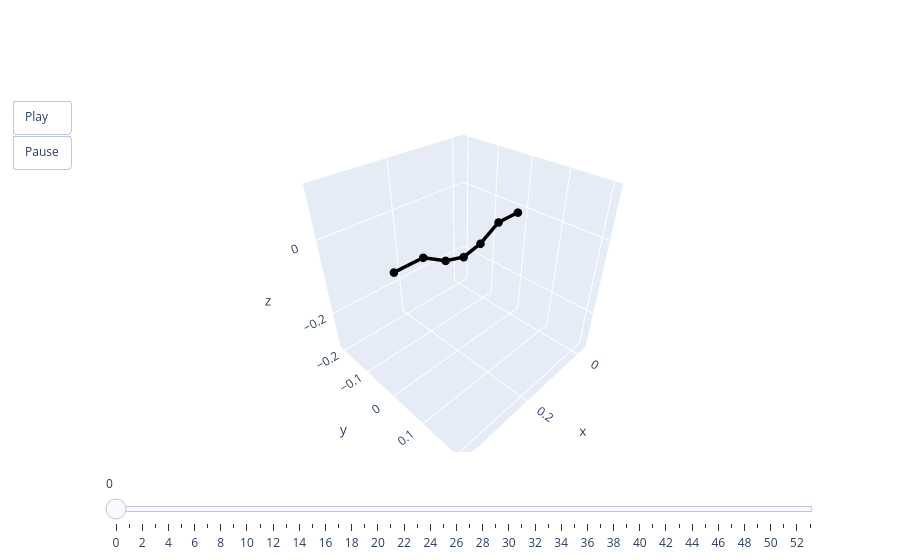

The notebook cell this image was saved under:
### Code cell
animate(pred[0])

### Figure 1 — Plotly figure (JSON) as saved in the notebook; plotly's stock layout.template omitted (floating-point values rounded to 4 significant figures)
{"data": [{"line": {"color": "black", "width": 7}, "marker": {"size": 5}, "mode": "lines+markers", "type": "scatter3d", "x": [0, 0.0688, 0.127, 0.1797, 0.2324, 0.2906, 0.3616], "y": [0, 0, 0, 0, 0, 0, 0], "z": [0, 0, -0.03095, -0.04222, -0.02733, 0.006761, 0.006761]}], "layout": {"scene": {"aspectmode": "cube", "xaxis": {"autorange": false, "range": [-0.03628, 0.3991]}, "yaxis": {"autorange": false, "range": [-0.2177, 0.2177]}, "zaxis": {"autorange": false, "range": [-0.309, 0.1264]}}, "sliders": [{"steps": [{"args": [["0"], {"frame": {"duration": 0, "redraw": true}, "mode": "immediate"}], "label": "0", "method": "animate"}, {"args": [["1"], {"frame": {"duration": 0, "redraw": true}, "mode": "immediate"}], "label": "1", "method": "animate"}, {"args": [["2"], {"frame": {"duration": 0, "redraw": true}, "mode": "immediate"}], "label": "2", "method": "animate"}, {"args": [["3"], {"frame": {"duration": 0, "redraw": true}, "mode": "immediate"}], "label": "3", "method": "animate"}, {"args": [["4"], {"frame": {"duration": 0, "redraw": true}, "mode": "immediate"}], "label": "4", "method": "animate"}, {"args": [["5"], {"frame": {"duration": 0, "redraw": true}, "mode": "immediate"}], "label": "5", "method": "animate"}, {"args": [["6"], {"frame": {"duration": 0, "redraw": true}, "mode": "immediate"}], "label": "6", "method": "animate"}, {"args": [["7"], {"frame": {"duration": 0, "redraw": true}, "mode": "immediate"}], "label": "7", "method": "animate"}, {"args": [["8"], {"frame": {"duration": 0, "redraw": true}, "mode": "immediate"}], "label": "8", "method": "animate"}, {"args": [["9"], {"frame": {"duration": 0, "redraw": true}, "mode": "immediate"}], "label": "9", "method": "animate"}, {"args": [["10"], {"frame": {"duration": 0, "redraw": true}, "mode": "immediate"}], "label": "10", "method": "animate"}, {"args": [["11"], {"frame": {"duration": 0, "redraw": true}, "mode": "immediate"}], "label": "11", "method": "animate"}, {"args": [["12"], {"frame": {"duration": 0, "redraw": true}, "mode": "immediate"}], "label": "12", "method": "animate"}, {"args": [["13"], {"frame": {"duration": 0, "redraw": true}, "mode": "immediate"}], "label": "13", "method": "animate"}, {"args": [["14"], {"frame": {"duration": 0, "redraw": true}, "mode": "immediate"}], "label": "14", "method": "animate"}, {"args": [["15"], {"frame": {"duration": 0, "redraw": true}, "mode": "immediate"}], "label": "15", "method": "animate"}, {"args": [["16"], {"frame": {"duration": 0, "redraw": true}, "mode": "immediate"}], "label": "16", "method": "animate"}, {"args": [["17"], {"frame": {"duration": 0, "redraw": true}, "mode": "immediate"}], "label": "17", "method": "animate"}, {"args": [["18"], {"frame": {"duration": 0, "redraw": true}, "mode": "immediate"}], "label": "18", "method": "animate"}, {"args": [["19"], {"frame": {"duration": 0, "redraw": true}, "mode": "immediate"}], "label": "19", "method": "animate"}, {"args": [["20"], {"frame": {"duration": 0, "redraw": true}, "mode": "immediate"}], "label": "20", "method": "animate"}, {"args": [["21"], {"frame": {"duration": 0, "redraw": true}, "mode": "immediate"}], "label": "21", "method": "animate"}, {"args": [["22"], {"frame": {"duration": 0, "redraw": true}, "mode": "immediate"}], "label": "22", "method": "animate"}, {"args": [["23"], {"frame": {"duration": 0, "redraw": true}, "mode": "immediate"}], "label": "23", "method": "animate"}, {"args": [["24"], {"frame": {"duration": 0, "redraw": true}, "mode": "immediate"}], "label": "24", "method": "animate"}, {"args": [["25"], {"frame": {"duration": 0, "redraw": true}, "mode": "immediate"}], "label": "25", "method": "animate"}, {"args": [["26"], {"frame": {"duration": 0, "redraw": true}, "mode": "immediate"}], "label": "26", "method": "animate"}, {"args": [["27"], {"frame": {"duration": 0, "redraw": true}, "mode": "immediate"}], "label": "27", "method": "animate"}, {"args": [["28"], {"frame": {"duration": 0, "redraw": true}, "mode": "immediate"}], "label": "28", "method": "animate"}, {"args": [["29"], {"frame": {"duration": 0, "redraw": true}, "mode": "immediate"}], "label": "29", "method": "animate"}, {"args": [["30"], {"frame": {"duration": 0, "redraw": true}, "mode": "immediate"}], "label": "30", "method": "animate"}, {"args": [["31"], {"frame": {"duration": 0, "redraw": true}, "mode": "immediate"}], "label": "31", "method": "animate"}, {"args": [["32"], {"frame": {"duration": 0, "redraw": true}, "mode": "immediate"}], "label": "32", "method": "animate"}, {"args": [["33"], {"frame": {"duration": 0, "redraw": true}, "mode": "immediate"}], "label": "33", "method": "animate"}, {"args": [["34"], {"frame": {"duration": 0, "redraw": true}, "mode": "immediate"}], "label": "34", "method": "animate"}, {"args": [["35"], {"frame": {"duration": 0, "redraw": true}, "mode": "immediate"}], "label": "35", "method": "animate"}, {"args": [["36"], {"frame": {"duration": 0, "redraw": true}, "mode": "immediate"}], "label": "36", "method": "animate"}, {"args": [["37"], {"frame": {"duration": 0, "redraw": true}, "mode": "immediate"}], "label": "37", "method": "animate"}, {"args": [["38"], {"frame": {"duration": 0, "redraw": true}, "mode": "immediate"}], "label": "38", "method": "animate"}, {"args": [["39"], {"frame": {"duration": 0, "redraw": true}, "mode": "immediate"}], "label": "39", "method": "animate"}, {"args": [["40"], {"frame": {"duration": 0, "redraw": true}, "mode": "immediate"}], "label": "40", "method": "animate"}, {"args": [["41"], {"frame": {"duration": 0, "redraw": true}, "mode": "immediate"}], "label": "41", "method": "animate"}, {"args": [["42"], {"frame": {"duration": 0, "redraw": true}, "mode": "immediate"}], "label": "42", "method": "animate"}, {"args": [["43"], {"frame": {"duration": 0, "redraw": true}, "mode": "immediate"}], "label": "43", "method": "animate"}, {"args": [["44"], {"frame": {"duration": 0, "redraw": true}, "mode": "immediate"}], "label": "44", "method": "animate"}, {"args": [["45"], {"frame": {"duration": 0, "redraw": true}, "mode": "immediate"}], "label": "45", "method": "animate"}, {"args": [["46"], {"frame": {"duration": 0, "redraw": true}, "mode": "immediate"}], "label": "46", "method": "animate"}, {"args": [["47"], {"frame": {"duration": 0, "redraw": true}, "mode": "immediate"}], "label": "47", "method": "animate"}, {"args": [["48"], {"frame": {"duration": 0, "redraw": true}, "mode": "immediate"}], "label": "48", "method": "animate"}, {"args": [["49"], {"frame": {"duration": 0, "redraw": true}, "mode": "immediate"}], "label": "49", "method": "animate"}, {"args": [["50"], {"frame": {"duration": 0, "redraw": true}, "mode": "immediate"}], "label": "50", "method": "animate"}, {"args": [["51"], {"frame": {"duration": 0, "redraw": true}, "mode": "immediate"}], "label": "51", "method": "animate"}, {"args": [["52"], {"frame": {"duration": 0, "redraw": true}, "mode": "immediate"}], "label": "52", "method": "animate"}, {"args": [["53"], {"frame": {"duration": 0, "redraw": true}, "mode": "immediate"}], "label": "53", "method": "animate"}]}], "updatemenus": [{"buttons": [{"args": [null, {"frame": {"duration": 50, "redraw": true}, "fromcurrent": true}], "label": "Play", "method": "animate"}, {"args": [[null], {"frame": {"duration": 0, "redraw": true}, "mode": "immediate"}], "label": "Pause", "method": "animate"}], "showactive": false, "type": "buttons"}]}}
